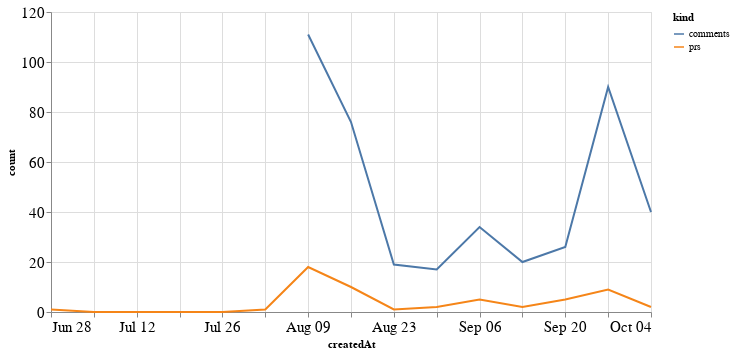

Notebook code cell kept with this figure:
### Code cell
alt.Chart(total_time, width=600).mark_line().encode(
    x='createdAt',
    y='count',
    color='kind'
)

### Figure 1 — Vega-Lite specification as saved in the notebook (floating-point values rounded to 4 significant figures)
{"config": {"axisLeft": {"labelFontSize": 15}, "axisBottom": {"labelFontSize": 15}}, "data": {"name": "data-cde0a36ae96574bbb206f47ce043fc7e"}, "mark": "line", "encoding": {"color": {"type": "nominal", "field": "kind"}, "x": {"type": "temporal", "field": "createdAt"}, "y": {"type": "quantitative", "field": "count"}}, "width": 600, "$schema": "https://vega.github.io/schema/vega-lite/v4.8.1.json", "datasets": {"data-cde0a36ae96574bbb206f47ce043fc7e": [{"createdAt": "2020-06-28T00:00:00", "kind": "prs", "count": 1.0}, {"createdAt": "2020-07-05T00:00:00", "kind": "prs", "count": 0.0}, {"createdAt": "2020-07-12T00:00:00", "kind": "prs", "count": 0.0}, {"createdAt": "2020-07-19T00:00:00", "kind": "prs", "count": 0.0}, {"createdAt": "2020-07-26T00:00:00", "kind": "prs", "count": 0.0}, {"createdAt": "2020-08-02T00:00:00", "kind": "prs", "count": 1.0}, {"createdAt": "2020-08-09T00:00:00", "kind": "prs", "count": 18.0}, {"createdAt": "2020-08-16T00:00:00", "kind": "prs", "count": 10.0}, {"createdAt": "2020-08-23T00:00:00", "kind": "prs", "count": 1.0}, {"createdAt": "2020-08-30T00:00:00", "kind": "prs", "count": 2.0}, {"createdAt": "2020-09-06T00:00:00", "kind": "prs", "count": 5.0}, {"createdAt": "2020-09-13T00:00:00", "kind": "prs", "count": 2.0}, {"createdAt": "2020-09-20T00:00:00", "kind": "prs", "count": 5.0}, {"createdAt": "2020-09-27T00:00:00", "kind": "prs", "count": 9.0}, {"createdAt": "2020-10-04T00:00:00", "kind": "prs", "count": 2.0}, {"createdAt": "2020-06-28T00:00:00", "kind": "comments", "count": null}, {"createdAt": "2020-07-05T00:00:00", "kind": "comments", "count": null}, {"createdAt": "2020-07-12T00:00:00", "kind": "comments", "count": null}, {"createdAt": "2020-07-19T00:00:00", "kind": "comments", "count": null}, {"createdAt": "2020-07-26T00:00:00", "kind": "comments", "count": null}, {"createdAt": "2020-08-02T00:00:00", "kind": "comments", "count": null}, {"createdAt": "2020-08-09T00:00:00", "kind": "comments", "count": 111.0}, {"createdAt": "2020-08-16T00:00:00", "kind": "comments", "count": 76.0}, {"createdAt": "2020-08-23T00:00:00", "kind": "comments", "count": 19.0}, {"createdAt": "2020-08-30T00:00:00", "kind": "comments", "count": 17.0}, {"createdAt": "2020-09-06T00:00:00", "kind": "comments", "count": 34.0}, {"createdAt": "2020-09-13T00:00:00", "kind": "comments", "count": 20.0}, {"createdAt": "2020-09-20T00:00:00", "kind": "comments", "count": 26.0}, {"createdAt": "2020-09-27T00:00:00", "kind": "comments", "count": 90.0}, {"createdAt": "2020-10-04T00:00:00", "kind": "comments", "count": 40.0}]}}
